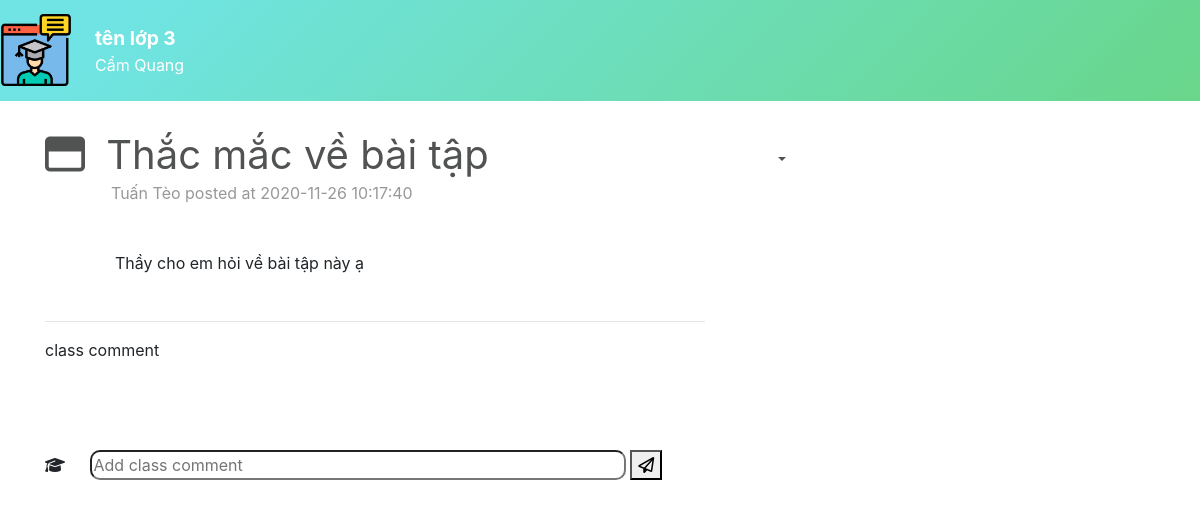
The app's page /public/announcement.php?id=5fbf80c43b2 (signed in), older data.
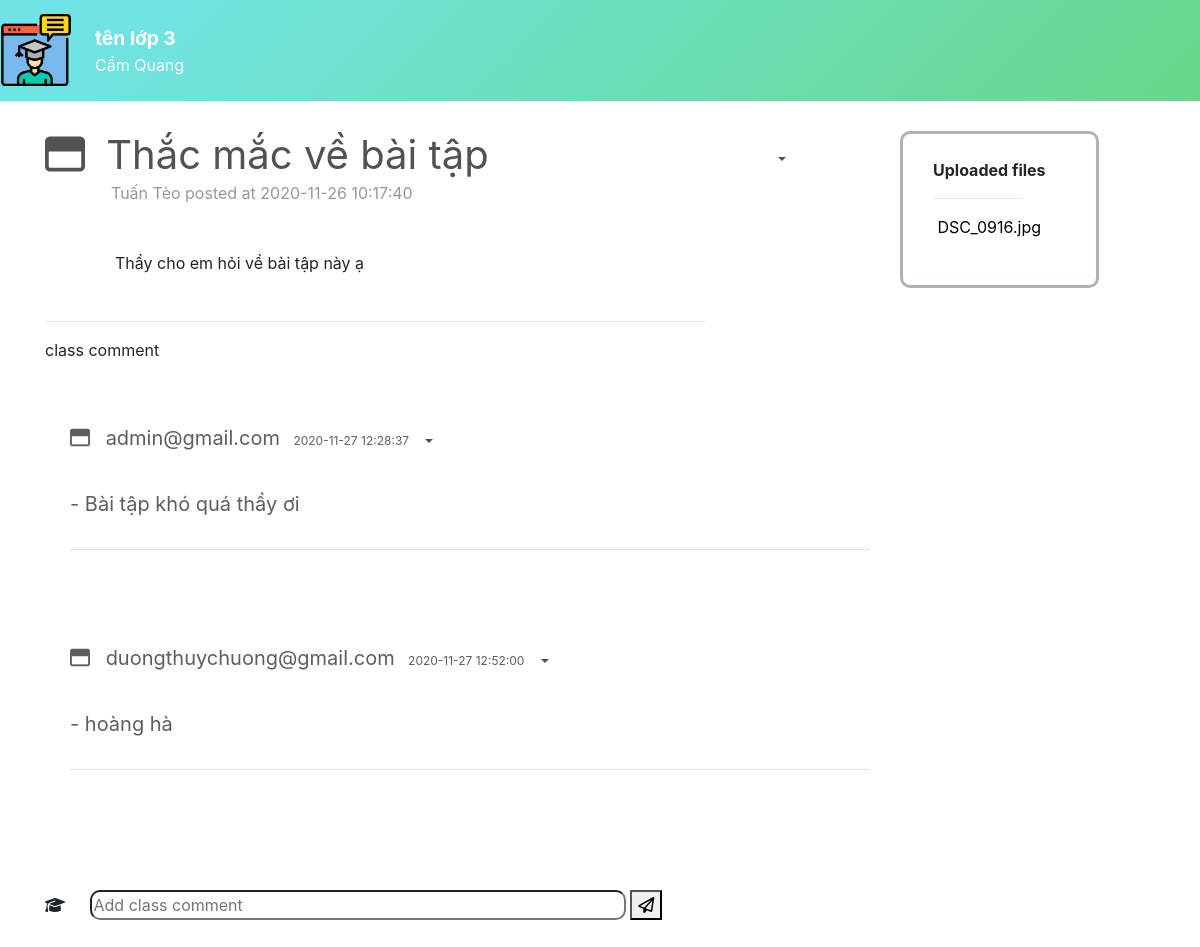
The same page, newer data.
### tables this page shows
CREATE TABLE `comment` (
  `id` varchar(11) NOT NULL,
  `id_class` varchar(11) DEFAULT NULL,
  `id_announce` varchar(11) DEFAULT NULL,
  `content` varchar(100) DEFAULT NULL,
  `created_by_who` varchar(100) DEFAULT NULL,
  `created_at` timestamp NOT NULL DEFAULT current_timestamp(),
  `updated_at` timestamp NULL DEFAULT NULL ON UPDATE current_timestamp()
);

CREATE TABLE `file_upload_announce` (
  `id_file` int(11) NOT NULL,
  `id_announce` varchar(11) NOT NULL,
  `name` varchar(100) DEFAULT NULL
);

### libraries/Database.php (called while the page is built, shortened)
<?php
    class Database
    {
        public $link;
        public function __construct()
        {
            $this->link = mysqli_connect("localhost","root","","web_classroom") or die ();
            mysqli_set_charset($this->link,"utf8");
        }
        public function fetchOne($table , $query)
        {
            $sql  = "SELECT * FROM {$table} WHERE ";
            $sql .= $query;
            $sql .= "LIMIT 1";
            $result = mysqli_query($this->link,$sql) or die("Lỗi  truy vấn fetchOne " .mysqli_error($this->link));
            return mysqli_fetch_assoc($result);
        }
        public function fetchAllCondition($table , $query)
        {
            $sql = "SELECT * FROM {$table} WHERE $query" ;
            $result = mysqli_query($this->link,$sql) or die("Lỗi Truy Vấn fetchAll " .mysqli_error($this->link));
            $data = [];
            if( $result)
            {
                while ($num = mysqli_fetch_assoc($result))
                {
                    $data[] = $num;
                }
            }
            return $data;
        }
    }
?>

### autoload/autoload.php (called while the page is built, shortened)
<?php
require_once __DIR__. "/../libraries/Database.php";
require_once __DIR__. "/../libraries/Function.php";
$db = new Database;
?>

### libraries/Function.php (called while the page is built, shortened)
<?php
require_once __DIR__.'/../vendor/autoload.php';
require_once __DIR__. "/Database.php";
function base_url()
{
	return $url="http://localhost/Code/final-web-classroom/";
}
 ?>

### public/announcement.php (the view, shortened to what the changed rows need)
<?php
    require_once __DIR__. "/../autoload/autoload.php";
    $id = $_GET['id'];
    $detail_announcement = $db -> fetchOne('announcement',"id = '".$id."'");
    $uploaded_files =$db -> fetchAllCondition('file_upload_announce',"id_announce = '".$detail_announcement['id']."'");
    $comment = $db -> fetchAllCondition('comment', "id_announce = '".$detail_announcement['id']."'");
?>
<!DOCTYPE html>
<html>
    <head>
        <link href="css/style.css" rel="stylesheet" type="text/css" />
        <link rel="stylesheet" href="https://maxcdn.bootstrapcdn.com/bootstrap/4.5.2/css/bootstrap.min.css">
        <link rel="stylesheet" href="https://cdnjs.cloudflare.com/ajax/libs/font-awesome/4.7.0/css/font-awesome.min.css">
    </head>
    <body>
        <div class="container-sm ">
            <div class="row">
                <div class="col-lg-9">
                    <p id="teachercontent">
                    <?php foreach($comment as $item): ?>
                    <div id="announce">
                        <div class=" commentcontent">
                            <p >
                                <div id="hiddenstreamcontent-content">
                                    <i class="far fa-window-maximize"></i>
                                    <?= $item['created_by_who']?><p id="datecomment"> <?php echo $item['created_at'] ?></p>
                                    <div class="dropdown dropdown-comment" >
                                        <button class="btn btn-secondary dropdown-toggle" type="button" id="dropdownMenuButton-announcement" data-toggle="dropdown" aria-haspopup="true" aria-expanded="false">
                                        </button>
                                    </div>
                                </div>
                            </p>
                        </div>
                        <div class='content border-bottom' id="hiddenstreamcontent-content">
                            <div class='content-display'>
                                <?php echo "-&nbsp".$item['content']?>
                                <br></br>
                            </div>
                        </div>
                    </div></br></br>
                    <?php endforeach ?>
                </div>
                <?php if(!empty($uploaded_files)): ?>
                <div class="col-lg-3 ">
                    <div class="upload-announce">
                        <p><b>Uploaded files</b></p>
                        <hr class ="line">
                        <?php foreach ($uploaded_files as $item):?>
                            <p> <a href="<?php echo base_url() ?>/public/uploads/announcement/<?php echo $item['name'] ?>" download ><?php echo $item['name'] ?></a> </p>
                        <?php endforeach ?>
                    </div>
                </div>
                <?php endif ?>
            </div>
        </div>
    </body>
</html>

Row changes from the older to the newer data that the page shows:
added comment: created_by_who "admin@gmail.com", created_at "2020-11-27 12:28:37", content "Bài tập khó quá thầy ơi"
added comment: created_by_who "duongthuychuong@gmail.com", created_at "2020-11-27 12:52:00", content "hoàng hà"
added file_upload_announce: name "DSC_0916.jpg"
Text that changed along with them:
text now shown: "Uploaded files"
